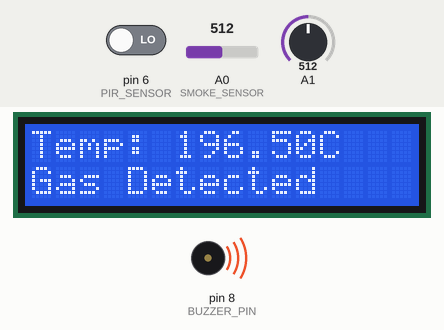
A sketch run on a simulated Arduino Uno, built with avr-gcc and run on an emulated ATmega328P. On the bench: 16×2 character LCD, buzzer (waves = sounding, pin HIGH). The inputs (shaded band) are chosen by the test bench; at power-on: A0 (SMOKE_SENSOR) = 512, pin 6 (PIR_SENSOR) LOW, A1 = 512. What the sketch prints to the serial monitor is not drawn.

Above: at 1.6 s.
1.7 s: A0 (SMOKE_SENSOR) set to 307
10.5 s: A0 (SMOKE_SENSOR) set to 290
At 16.5 s:
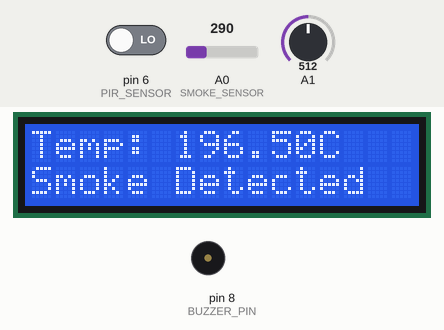
18.0 s: A0 (SMOKE_SENSOR) set to 77
25.5 s: A0 (SMOKE_SENSOR) set to 67
At 27.4 s:
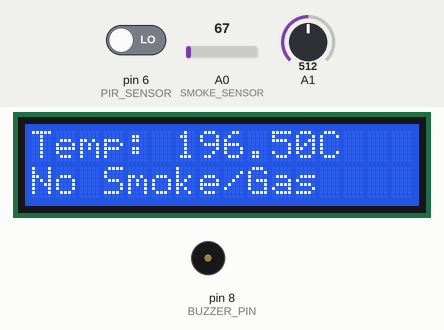
33.0 s: pin 6 (PIR_SENSOR) driven HIGH
At 33.5 s:
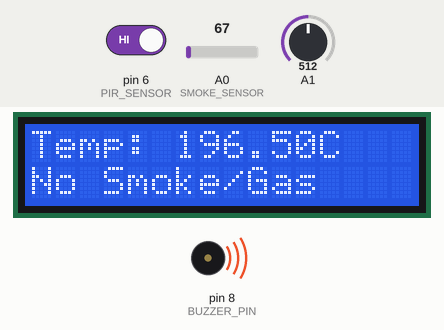
42.6 s: A1 set to 716
At 49.1 s:
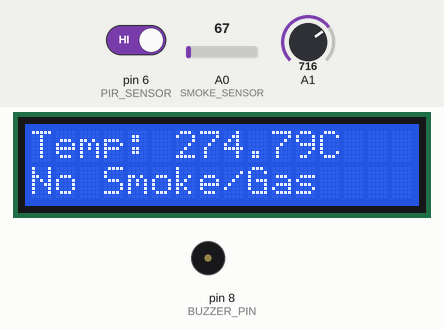
Timing chart, 0 to 50.6 s (numbered marks = the images above; inputs shaded):
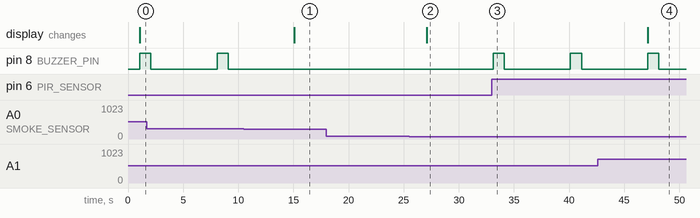

The sketch:

Arduino_final.ino
```cpp
#include <SoftwareSerial.h>
#include <LiquidCrystal.h>

#define SMOKE_SENSOR A0  // Analog pin for smoke sensor
#define PIR_SENSOR 6      // Digital pin for PIR sensor
#define BUZZER_PIN 8      // Digital pin for buzzer

SoftwareSerial BTSerial(9, 10); // RX, TX
LiquidCrystal lcd(12, 11, 5, 4, 3, 2);

void setup() {
  Serial.begin(9600);
  BTSerial.begin(9600);
  lcd.begin(16, 2);
  pinMode(PIR_SENSOR, INPUT); // Set the PIR sensor pin as an input
  pinMode(BUZZER_PIN, OUTPUT); // Set the buzzer pin as an output
  lcd.print("Harish");
  lcd.clear();
}

void loop() {
  delay(1000);

  float temperature = readTemperature();
  int smokeValue = analogRead(SMOKE_SENSOR);
  int motionDetected = digitalRead(PIR_SENSOR);

  // Print temperature, smoke value, and motion detection to the serial monitor
  Serial.print("Temperature: ");
  Serial.print(temperature);
  Serial.println(" °C");
  Serial.print("Smoke Value: ");
  Serial.println(smokeValue);
  Serial.print("Motion Detected: ");
  Serial.println(motionDetected);

  // Construct JSON data string
  String smokeStatus;
  if (smokeValue <= 70) {
    smokeStatus = "Nothing Detected";
  } else if (smokeValue <= 300) {
    smokeStatus = "Smoke Detected";
  } else {
    smokeStatus = "Gas Detected";
  }

  // String jsonData = "{\"temperature\": " + String(temperature) + ", \"smoke\": " + String(smokeValue) + ", \"smoke_status\": \"" + smokeStatus + "\", \"motion\": " + String(motionDetected) + "}\n";

String jsonData = "{\"temperature\": " + String(temperature) + ", \"smoke\": \"" + String(smokeValue) + "\", \"gas\": \"" + String(smokeValue) + "\", \"motion\": " + String(motionDetected) + "}\n";

  // Send JSON data over Bluetooth and display on LCD if available
  if (BTSerial.available()) {
    BTSerial.println(jsonData);
  }
  lcd.clear();
  lcd.setCursor(0, 0);
  lcd.print("Temp: ");
  lcd.print(temperature);
  lcd.print("C ");

  // Display smoke or gas detection on LCD
  lcd.setCursor(0, 1);
  if (smokeValue > 70) {
    lcd.print(smokeStatus);
  } else {
    lcd.print("No Smoke/Gas");
  }

  // Check if gas is detected or motion is detected and activate buzzer
  if (smokeValue > 300 || motionDetected == HIGH) { // Adjust threshold value as needed
    digitalWrite(BUZZER_PIN, HIGH); // Activate buzzer
    delay(1000); // Buzz for 1 second
    digitalWrite(BUZZER_PIN, LOW); // Turn off buzzer
  }

  delay(5000);
}

float readTemperature() {
  // Read the raw analog value from the LM35 sensor
  // int rawValue = analogRead(LM35_PIN);
  int sensorValue = analogRead(A1); // Replace with your data source

  // Convert the raw value to voltage (in millivolts)
  // float voltage = rawValue * (5000.0 / 1024.0);

  // Convert voltage to temperature in Celsius
  // float temperatureC = voltage / 10.0;
  float temperatureC =  (sensorValue) * (3930.0 / 1024) / 10 ;

  return temperatureC;
}
```

Measured:
- the behaviour switches between 301 and 300 on A0 (SMOKE_SENSOR) (found by bisection; images 0 and 1)
- the behaviour switches between 71 and 70 on A0 (SMOKE_SENSOR) (found by bisection; images 1 and 2)
- after the input at 10.5 s, pin 8 (BUZZER_PIN): stays LOW (without the input it goes to HIGH after 4.6 s); the display: changes after 4.6 s (image 1)
- after the input at 18.0 s, every drawn part: stays the same
- after the input at 25.5 s, the display: changes after 1.6 s (image 2)
- after the input at 33.0 s, pin 8 (BUZZER_PIN): alternates HIGH for 1.0 s and LOW for 6.0 s, starting after 0.12 s
- after the input at 42.6 s, the display: changes after 4.5 s (image 4)
